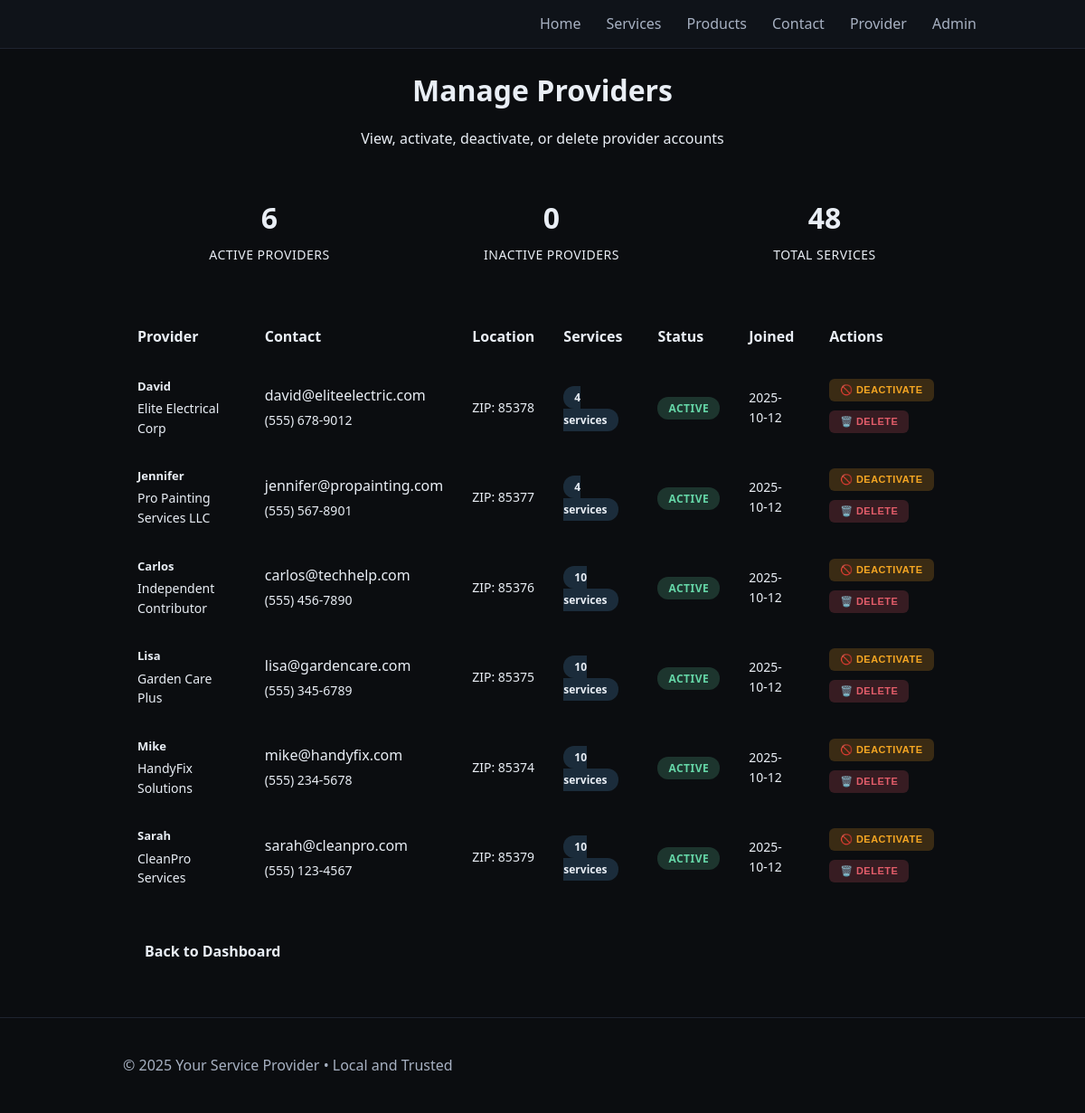
The app's page /admin/provider, older data.
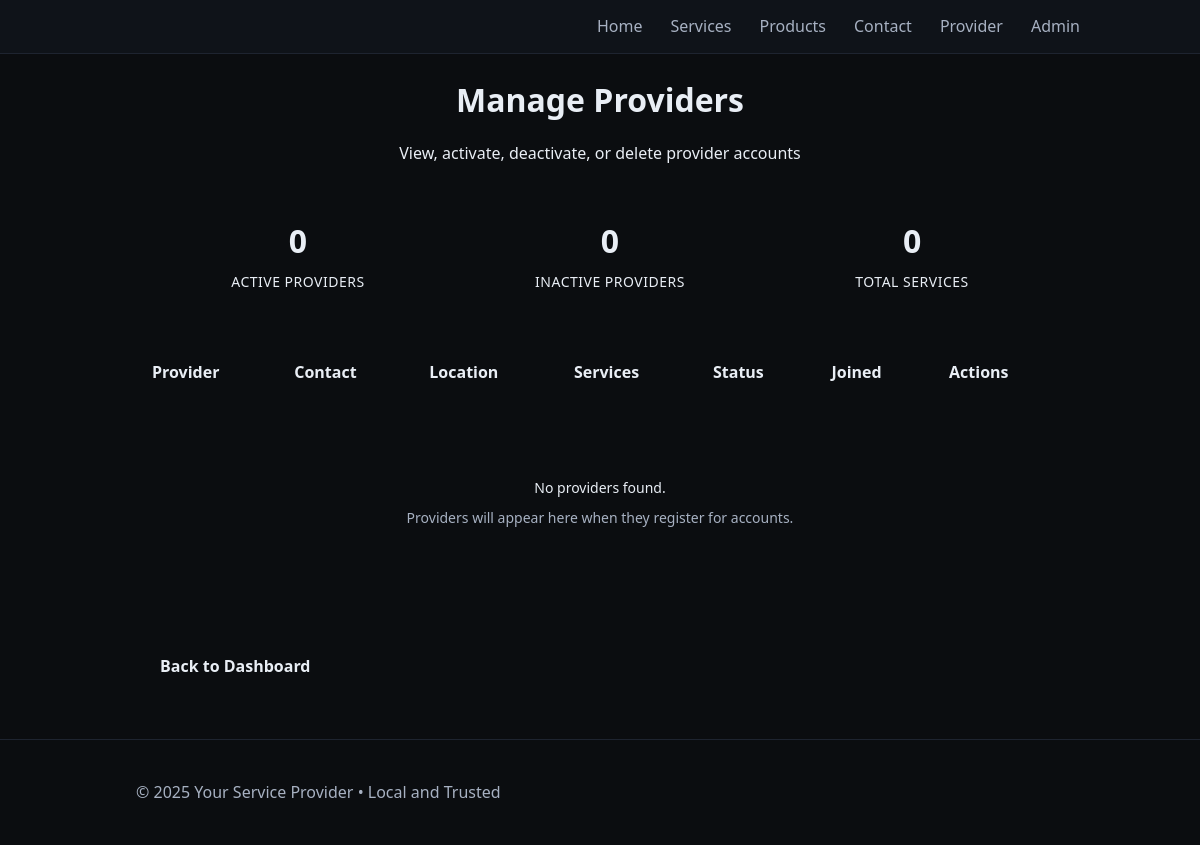
The same page, newer data.
### tables this page shows
CREATE TABLE providers (
              id INTEGER PRIMARY KEY AUTOINCREMENT,
              email TEXT UNIQUE NOT NULL,
              password_hash TEXT NOT NULL,
              first_name TEXT,
              business_name TEXT,
              phone TEXT,
              base_zip TEXT,
              address TEXT,
              about TEXT,
              profile_photo TEXT,
              active INTEGER NOT NULL DEFAULT 1,
              created_at TEXT NOT NULL
            );

### app.py (the view)
    @app.route("/admin/provider")
    @login_required
    def admin_provider():
        with closing(get_db()) as db:
            cur = db.cursor()
            cur.execute("""
                SELECT p.id, p.email, p.first_name, p.business_name, p.phone, p.base_zip,
                       p.active, p.created_at, COUNT(s.id) as service_count
                FROM providers p
                LEFT JOIN services s ON s.provider_id = p.id AND s.active = 1
                GROUP BY p.id
                ORDER BY p.created_at DESC
            """)
            providers = cur.fetchall()
        return render_template("admin_providers.html", providers=providers, title="Manage Providers")

### app.py (called while the page is built)
def get_db():
    conn = sqlite3.connect(DB_PATH)
    conn.row_factory = sqlite3.Row
    return conn

### templates/admin_providers.html (shortened to what this page needs)
{% extends "base.html" %}
{% block content %}
<div class="main-content">
    <div class="page-header">
        <h1>Manage Providers</h1>
        <p>View, activate, deactivate, or delete provider accounts</p>
    </div>
    <div class="providers-overview">
        <div class="stats-row">
            <div class="stat-item">
                <span class="stat-number">{{ providers|selectattr('active')|list|length }}</span>
                <span class="stat-label">Active Providers</span>
            </div>
            <div class="stat-item">
                <span class="stat-number">{{ providers|rejectattr('active')|list|length }}</span>
                <span class="stat-label">Inactive Providers</span>
            </div>
            <div class="stat-item">
                <span class="stat-number">{{ providers|sum(attribute='service_count') }}</span>
                <span class="stat-label">Total Services</span>
            </div>
        </div>
    </div>
    <div class="providers-table-container">
        <table class="providers-table">
            <thead>
                <tr>
                    <th>Provider</th>
                    <th>Contact</th>
                    <th>Location</th>
                    <th>Services</th>
                    <th>Status</th>
                    <th>Joined</th>
                    <th>Actions</th>
                </tr>
            </thead>
            <tbody>
                {% for provider in providers %}
                <tr class="{% if not provider.active %}inactive-row{% endif %}">
                    <td class="provider-info">
                        <div class="provider-name">
                            {{ provider.first_name or provider.business_name or 'Unnamed Provider' }}
                        </div>
                        <div class="provider-business">
                            {% if provider.first_name and provider.business_name and provider.first_name != provider.business_name %}
                                {{ provider.business_name }}
                            {% endif %}
                        </div>
                    </td>
                    <td class="contact-info">
                        <div class="email">{{ provider.email }}</div>
                        {% if provider.phone %}
                        <div class="phone">{{ provider.phone }}</div>
                        {% endif %}
                    </td>
                    <td class="location">
                        {% if provider.base_zip %}
                            ZIP: {{ provider.base_zip }}
                        {% else %}
                            <span class="muted">No location</span>
                        {% endif %}
                    </td>
                    <td class="services-count">
                        <span class="service-badge {% if provider.service_count > 0 %}has-services{% endif %}">
                            {{ provider.service_count }} service{{ 's' if provider.service_count != 1 else '' }}
                        </span>
                    </td>
                    <td class="status">
                        {% if provider.active %}
                            <span class="status-badge active">Active</span>
                        {% else %}
                            <span class="status-badge inactive">Inactive</span>
                        {% endif %}
                    </td>
                    <td class="join-date">
                        {{ provider.created_at[:10] if provider.created_at else 'Unknown' }}
                    </td>
                    <td class="actions">
                        <div class="action-buttons">
                            <form method="post" action="{{ url_for('admin_provider_toggle', provider_id=provider.id) }}" style="display: inline;">
                                {% if provider.active %}
                                    <button type="submit" class="btn-action deactivate" title="Deactivate Provider">
                                        🚫 Deactivate
                                    </button>
                                {% else %}
                                    <button type="submit" class="btn-action activate" title="Activate Provider">
                                        ✅ Activate
                                    </button>
                                {% endif %}
                            </form>
                            <form method="post" action="{{ url_for('admin_provider_delete', provider_id=provider.id) }}" style="display: inline;">
                                <button type="submit" class="btn-action delete" title="Permanently Delete Provider"
                                        onclick="return confirm('Are you sure you want to permanently delete this provider and all their services? This action cannot be undone.')">
                                    🗑️ Delete
                                </button>
                            </form>
                        </div>
                    </td>
                </tr>
                {% else %}
                <tr>
                    <td colspan="7" class="no-providers">
                        <div class="empty-state">
                            <p>No providers found.</p>
                            <p class="muted">Providers will appear here when they register for accounts.</p>
                        </div>
                    </td>
                </tr>
                {% endfor %}
            </tbody>
        </table>
    </div>
    <div class="admin-nav">
        <a href="{{ url_for('admin_dashboard') }}" class="btn btn-secondary">Back to Dashboard</a>
    </div>
</div>
{% endblock %}

### templates/base.html (shortened to what this page needs)
<!doctype html>
<html lang="en">
<head>
  <link href="{{ url_for('static', filename='styles.css') }}?v=20251012-2" rel="stylesheet">
</head>
<body>
  <header class="site-header">
    <div class="container header-inner">
      <nav id="site-nav" class="nav">
        <a href="{{ url_for('home') }}" class="nav-link">Home</a>
        <a href="{{ url_for('services') }}" class="nav-link">Services</a>
        <a href="{{ url_for('products') }}" class="nav-link">Products</a>
        <a href="{{ url_for('contact') }}" class="nav-link">Contact</a>
        {% if session.get('provider') %}
          <a href="{{ url_for('provider_dashboard') }}" class="nav-link">Provider</a>
          <a href="{{ url_for('provider_change_password') }}" class="nav-link">Change Password</a>
          <form action="{{ url_for('provider_logout') }}" method="post" class="inline-form"><button type="submit" class="linklike">Logout</button></form>
        {% else %}
          <a href="{{ url_for('provider_login') }}" class="nav-link">Provider</a>
        {% endif %}
        {% if session.get('admin') %}
          <a href="{{ url_for('admin_dashboard') }}" class="nav-link admin-link">Admin</a>
          <a href="{{ url_for('admin_change_password') }}" class="nav-link admin-link">Change Password</a>
          <form action="{{ url_for('admin_logout') }}" method="post" class="inline-form"><button type="submit" class="linklike">Logout</button></form>
        {% else %}
          <a href="{{ url_for('admin_login') }}" class="nav-link admin-link">Admin</a>
        {% endif %}
      </nav>
    </div>
  </header>
  <main class="container">
    {% block content %}{% endblock %}
  </main>
  <footer class="site-footer">
    <div class="container">
  <p>&copy; {{ current_year }} {{ profile.business_name or "Your Mom's Services" }} • Local and Trusted</p>
    </div>
  </footer>
</body>
</html>

### static/styles.css (style rules this page uses)
:root { --bg: #0b0d10; --panel: #141920; --text: #e9eef5; --muted: #a7b1c2; --accent: #5aa9e6; --accent-2: #9cd3f7; --danger: #e35d6a; --ok: #65d6a7; --warn: #f5a623; }
* { box-sizing: border-box; }
body { margin: 0; font-family: system-ui, -apple-system, Segoe UI, Roboto, Arial, sans-serif; background: var(--bg); color: var(--text); line-height: 1.55; }
.container { width: 100%; max-width: 960px; margin: 0 auto; padding: 0 16px; }
.site-header { background: #0f1319; border-bottom: 1px solid #1e2430; }
.header-inner { display: flex; align-items: center; justify-content: space-between; padding: 14px 0; }
nav a { color: var(--muted); margin-left: 14px; text-decoration: none; }
.nav { display:flex; align-items:center; gap: 14px; }
.nav a.nav-link { color: var(--muted); text-decoration:none; }
.site-footer { margin-top: 48px; padding: 24px 0; border-top: 1px solid #1e2430; color: var(--muted); }
.btn { display: inline-block; padding: 10px 16px; background: var(--accent); color: #071019; border-radius: 8px; text-decoration: none; font-weight: 600; border: 0; cursor: pointer; }
.muted { color: var(--muted); font-size: 0.9rem; }
.admin-nav { display: flex; gap: 8px; }
.stat-number { font-size: 36px; font-weight: 700; color: var(--accent); margin-bottom: 8px; }
.stat-label { color: var(--muted); font-size: 14px; font-weight: 500; text-transform: uppercase; letter-spacing: 0.5px; }
.empty-state { text-align: center; padding: 60px 20px; }
.empty-state p { color: var(--muted); margin: 0 0 24px 0; font-size: 14px; }

### templates/admin_providers.html (style rules this page uses)
.page-header { margin-bottom: 30px; text-align: center; }
.page-header h1 { color: var(--accent-color); margin-bottom: 8px; }
.page-header p { color: var(--text-secondary); font-size: 16px; }
.providers-overview { margin-bottom: 30px; background: var(--surface-color); border: 1px solid var(--border-color); border-radius: 12px; padding: 20px; }
.stats-row { display: flex; justify-content: space-around; gap: 20px; }
.stat-item { text-align: center; }
.stat-number { display: block; font-size: 32px; font-weight: bold; color: var(--accent-color); margin-bottom: 4px; }
.stat-label { font-size: 14px; color: var(--text-secondary); text-transform: uppercase; letter-spacing: 0.5px; }
.providers-table-container { background: var(--surface-color); border: 1px solid var(--border-color); border-radius: 12px; overflow-x: auto; margin-bottom: 30px; }
.providers-table { width: 100%; border-collapse: collapse; }
.providers-table th, .providers-table td { padding: 16px; text-align: left; border-bottom: 1px solid var(--border-color); }
.providers-table th { background: var(--bg-color); font-weight: 600; color: var(--accent-color); position: sticky; top: 0; }
.no-providers { text-align: center; padding: 40px; }
.empty-state p { margin-bottom: 8px; color: var(--text-secondary); }
.empty-state .muted { font-size: 14px; color: var(--muted); }
.admin-nav { text-align: center; }
.btn { padding: 12px 24px; border: none; border-radius: 8px; cursor: pointer; text-decoration: none; display: inline-block; font-size: 16px; transition: all 0.3s ease; }
.btn-secondary { background: var(--surface-color); color: var(--text-color); border: 1px solid var(--border-color); }

Row changes from the older to the newer data that the page shows:
removed providers: first_name "David", business_name "Elite Electrical Corp", email "david@eliteelectric.com", phone "(555) 678-9012", base_zip "85378", service_count "4", service_count "s", active "ACTIVE", created_at "2025-10-12"
removed providers: first_name "Jennifer", business_name "Pro Painting Services LLC", email "jennifer@propainting.com", phone "(555) 567-8901", base_zip "85377", service_count "4", service_count "s", active "ACTIVE", created_at "2025-10-12"
removed providers: first_name "Carlos", business_name "Independent Contributor", email "carlos@techhelp.com", phone "(555) 456-7890", base_zip "85376", service_count "10", service_count "s", active "ACTIVE", created_at "2025-10-12"
removed providers: first_name "Lisa", business_name "Garden Care Plus", email "lisa@gardencare.com", phone "(555) 345-6789", base_zip "85375", service_count "10", service_count "s", active "ACTIVE", created_at "2025-10-12"
removed providers: first_name "Mike", business_name "HandyFix Solutions", email "mike@handyfix.com", phone "(555) 234-5678", base_zip "85374", service_count "10", service_count "s", active "ACTIVE", created_at "2025-10-12"
removed providers: first_name "Sarah", business_name "CleanPro Services", email "sarah@cleanpro.com", phone "(555) 123-4567", base_zip "85379", service_count "10", service_count "s", active "ACTIVE", created_at "2025-10-12"
Text that changed along with them:
{{ providers|selectattr('active')|list|length }}: "6" → "0"
{{ providers|sum(attribute='service_count') }}: "48" → "0"
text now shown: "No providers found. Providers will appear here when they register for accounts."
